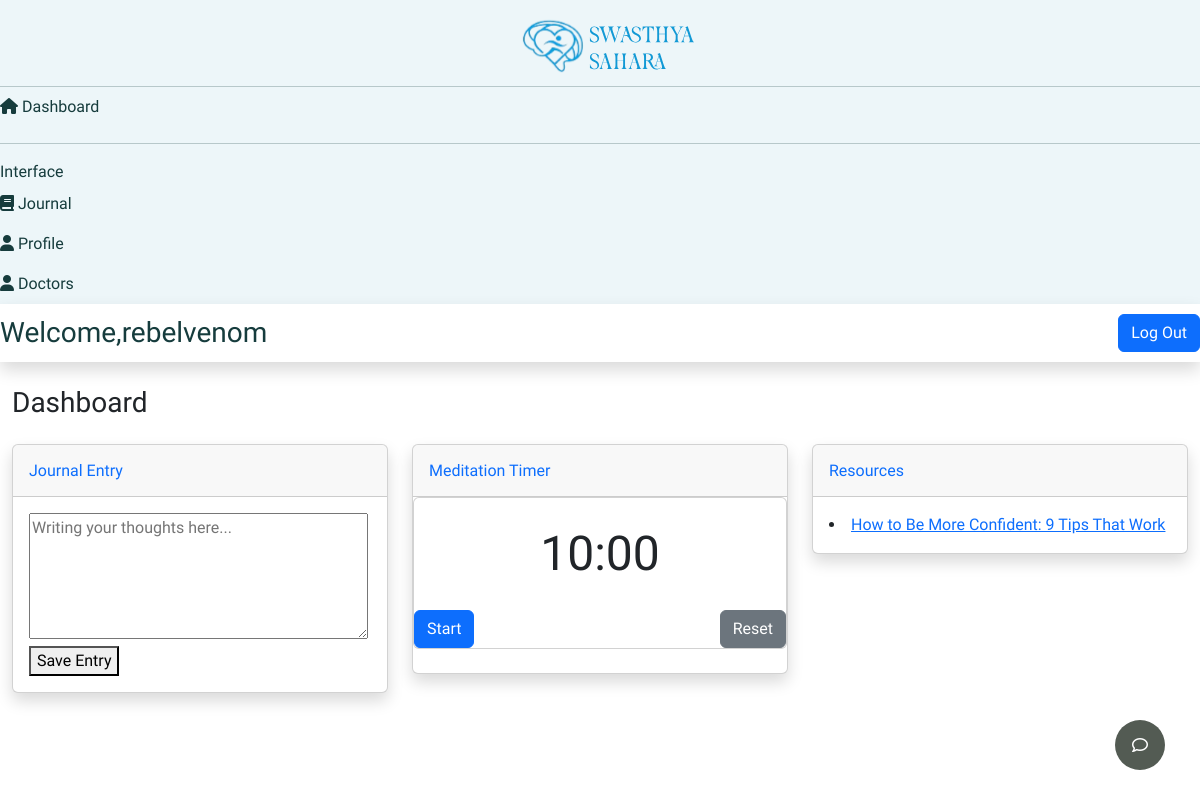
/dashboard/ (signed in), run on an earlier commit of the app's database.
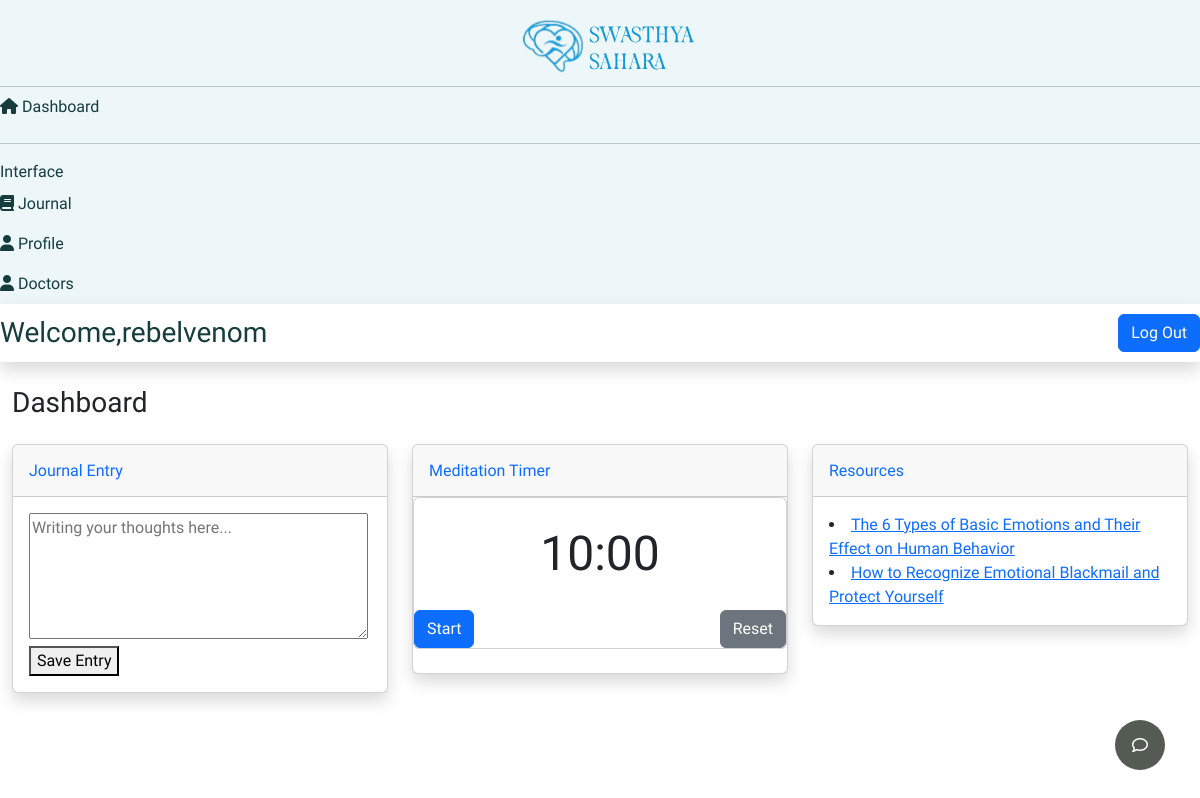
And on a later commit of the database.
### Main/models.py (models this page shows, shortened)
class Blog(models.Model):
    cover_img=models.ImageField(upload_to='images/',null=True,blank=True)
    title = models.CharField(max_length=100)
    content=CKEditor5Field()
    created_on = models.DateTimeField(default=timezone.now)
    author=models.ForeignKey(settings.AUTH_USER_MODEL,on_delete=models.CASCADE,blank=True,null=True)
    category=models.CharField(max_length=100,default='Self-Care')

### Main/views.py (the view)
# urls.py: path('dashboard/',views.user,name="dashboard"),
@login_required(login_url='/accounts/login/')
def user(request):
    form = JournalEntryForm()
    blogs=Blog.objects.all()
    if request.method == 'POST':
        form = JournalEntryForm(request.POST)
        if form.is_valid():
            content = form.cleaned_data['content']
            journal_entry = form.save(commit=False)
            journal_entry.user = request.user  # Associate entry with logged-in user
            journal_entry.save()
            journal_entry.objects.create(content=content)
    else:
        form = JournalEntryForm()
    context={
        'form':form,
        'blogs':blogs
    }
    return render(request,"main/user_dashboard.html",context)

### Main/forms.py
class JournalEntryForm(forms.ModelForm):
    class Meta:
        model = JournalEntry
        fields = ['content']

### templates/main/user_dashboard.html (shortened to what this page needs)
{% extends "main/base_user.html"%}
{% load static %}
{% block content %}
<div class="container-fluid">
    <div class="d-sm-flex align-items-center justify-content-between mb-4">
        <h1 class="h3 mb-0 text-gray-800">Dashboard</h1>
    </div>
    <div class="row">
        <div class="col-lg-4 mb-4">
            <div class="card shadow mb-4">
                <div class="card-header py-3">
                    <h6 class="m-0 font-weight-bold text-primary">Journal Entry</h6>
                </div>
                <div class="card-body journal-entry-form">
                    <form method="post">
                        <textarea id="content" name="content" rows="5" cols="35" maxlength="100" placeholder="Writing your thoughts here..."></textarea>
                        <button type="submit">Save Entry</button>
                    </form>
                </div>
            </div>
        </div>
        <div class="col-lg-4 mb-4">
            <div class="card shadow mb-4">
                <div class="card-header py-3">
                    <h6 class="m-0 font-weight-bold text-primary">Meditation Timer</h6>
                </div>
                <div class="card mb-4">
                    <div id="countdown" class="countdown">10:00</div>
                    <div class="d-flex flex-row row-gap-3 justify-content-between">
                    <button id="startBtn" class="btn btn-primary">Start</button>
                        <button id="resetBtn" class="btn btn-secondary">Reset</button>
                    </div>
                </div>
            </div>
        </div>
        <div class="col-lg-4 mb-4">
            <div class="card shadow mb-4">
                <div class="card-header py-3">
                    <h6 class="m-0 font-weight-bold text-primary">Resources</h6>
                </div>
                <div class="card-body">
                    {% for post in blogs%}
                    <li><a href="{%url 'blog_post' post.pk%}">{{ post.title}}</a><br></li>
                    {% endfor %}
                </div>
            </div>
        </div>
    </div>
</div>
<button class="chatbot-toggler">
    <i class="fa-regular fa-comment"></i>
</button>
{% endblock %}

What changed in the data, as far as the page shows it:
removed Blog: title "How to Be More Confident: 9 Tips That Work"
added Blog: title "The 6 Types of Basic Emotions and Their Effect on Human Behavior"
added Blog: title "How to Recognize Emotional Blackmail and Protect Yourself"
